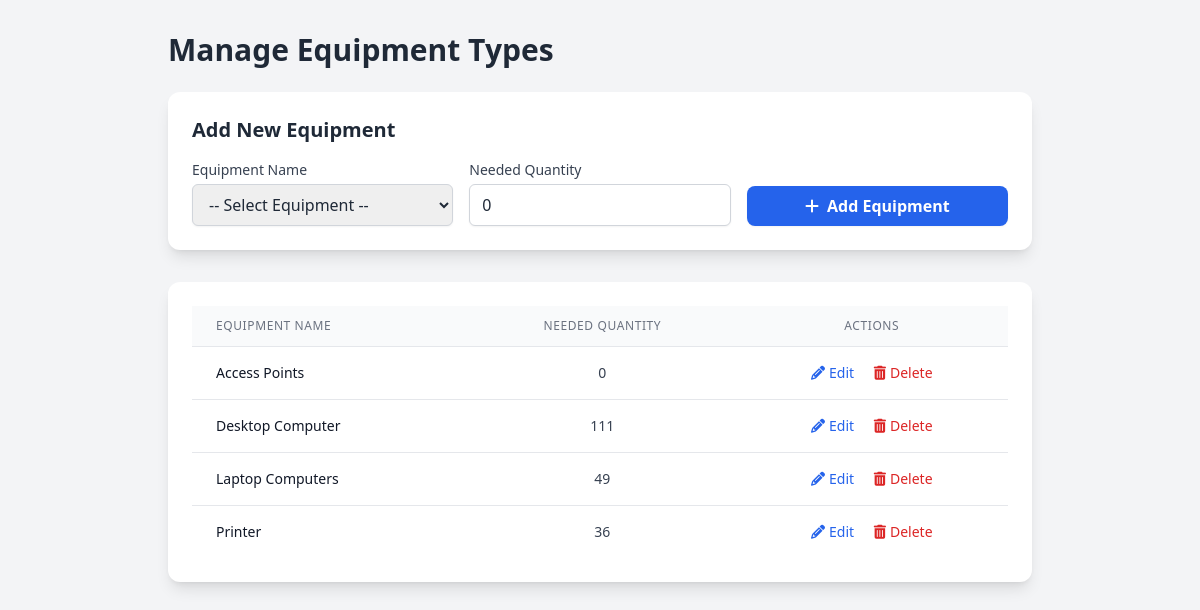
Screenshot of /manage_equipment.php with the database file from the repository.
### tables this page shows
CREATE TABLE `inv_typeofequipment` (
  `id` int(11) NOT NULL,
  `equipment_name` text NOT NULL,
  `Needed` varchar(50) NOT NULL
);

### manage_equipment.php (the view, shortened to what this page needs)
<?php
require_once 'connect.php';
$equipmentList = [];
$result = $conn->query("SELECT id, equipment_name, Needed FROM inv_typeofequipment ORDER BY equipment_name ASC");
if ($result) {
    while ($row = $result->fetch_assoc()) {
        $equipmentList[] = $row;
    }
}
?>
<!DOCTYPE html>
<html lang="en">
<head>
    <script src="https://cdn.tailwindcss.com"></script>
    <link rel="stylesheet" href="https://cdnjs.cloudflare.com/ajax/libs/font-awesome/6.4.0/css/all.min.css">
</head>
<body class="bg-gray-100 text-gray-800 font-sans">
    <div class="container mx-auto px-4 py-8 max-w-4xl">
        <h1 class="text-3xl font-bold text-gray-800 mb-6">Manage Equipment Types</h1>
        <div class="bg-white rounded-xl shadow-lg p-6 mb-8">
            <h2 class="text-xl font-semibold mb-4">Add New Equipment</h2>
            <form action="manage_equipment.php" method="post" class="grid sm:grid-cols-3 gap-4 items-end">
                <div>
                    <label for="equipment_name" class="block text-sm font-medium text-gray-700">Equipment Name</label>
                    <select name="equipment_name" id="equipment_name" required class="mt-1 block w-full border border-gray-300 rounded-md shadow-sm py-2 px-3 focus:outline-none focus:ring-blue-500 focus:border-blue-500">
                        <option value="">-- Select Equipment --</option>
                    </select>
                </div>
                <div>
                    <label for="needed" class="block text-sm font-medium text-gray-700">Needed Quantity</label>
                    <input type="number" name="needed" id="needed" required min="0" value="0" class="mt-1 block w-full border border-gray-300 rounded-md shadow-sm py-2 px-3 focus:outline-none focus:ring-blue-500 focus:border-blue-500">
                </div>
                <button type="submit" class="w-full sm:w-auto justify-center px-4 py-2 bg-blue-600 text-white font-semibold rounded-lg hover:bg-blue-700 transition flex items-center shadow-sm">
                    <i class="fas fa-plus mr-2"></i> Add Equipment
                </button>
            </form>
        </div>
        <div class="bg-white rounded-xl shadow-lg p-6">
             <div class="overflow-x-auto">
                <table class="min-w-full divide-y divide-gray-200">
                    <thead class="bg-gray-50">
                        <tr>
                            <th scope="col" class="px-6 py-3 text-left text-xs font-medium text-gray-500 uppercase tracking-wider">Equipment Name</th>
                            <th scope="col" class="px-6 py-3 text-center text-xs font-medium text-gray-500 uppercase tracking-wider">Needed Quantity</th>
                            <th scope="col" class="px-6 py-3 text-center text-xs font-medium text-gray-500 uppercase tracking-wider">Actions</th>
                        </tr>
                    </thead>
                    <tbody class="bg-white divide-y divide-gray-200">
                        <?php if (empty($equipmentList)): ?>
                            <tr>
                                <td colspan="3" class="px-6 py-4 text-center text-gray-500">No equipment types found. Add one above to get started.</td>
                            </tr>
                        <?php else: ?>
                            <?php foreach ($equipmentList as $item): ?>
                                <tr class="hover:bg-gray-50">
                                    <td class="px-6 py-4 whitespace-nowrap text-sm font-medium text-gray-900"><?php echo htmlspecialchars($item['equipment_name']); ?></td>
                                    <td class="px-6 py-4 whitespace-nowrap text-sm text-center text-gray-700"><?php echo htmlspecialchars($item['Needed']); ?></td>
                                    <td class="px-6 py-4 whitespace-nowrap text-sm text-center font-medium">
                                        <button class="edit-btn text-blue-600 hover:text-blue-900 mr-4"
                                                data-id="<?php echo $item['id']; ?>"
                                                data-name="<?php echo htmlspecialchars($item['equipment_name']); ?>"
                                                data-needed="<?php echo $item['Needed']; ?>">
                                            <i class="fas fa-pencil-alt mr-1"></i>Edit
                                        </button>
                                        <button class="delete-btn text-red-600 hover:text-red-900"
                                                data-id="<?php echo $item['id']; ?>"
                                                data-name="<?php echo htmlspecialchars($item['equipment_name']); ?>">
                                            <i class="fas fa-trash-alt mr-1"></i>Delete
                                        </button>
                                    </td>
                                </tr>
                            <?php endforeach; ?>
                        <?php endif; ?>
                    </tbody>
                </table>
             </div>
        </div>
    </div>
</body>
</html>

### rows the page displays
inv_typeofequipment: equipment_name "Access Points", Needed "0"
inv_typeofequipment: equipment_name "Desktop Computer", Needed "111"
inv_typeofequipment: equipment_name "Laptop Computers", Needed "49"
inv_typeofequipment: equipment_name "Printer", Needed "36"
